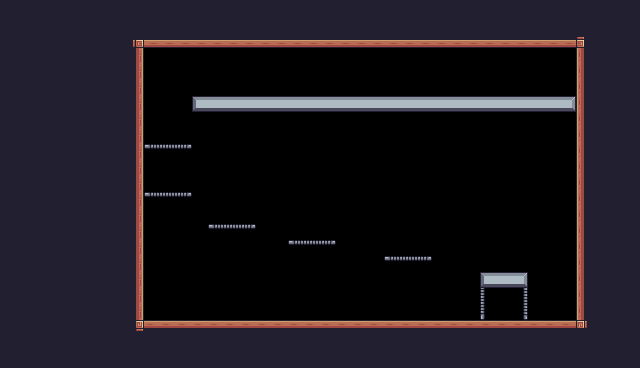

This is a level from a 2D game, rendered from its Tiled map with the project's own tilesets. A one-line summary and the complete map file follow:
An orthogonal 40x23 tile map with 16x16 px tiles, 2 tile layers (BACKground, Background) and 19 objects (6x Fruit, 5x Platform, Dumpster, Player).

<map version="1.10" tiledversion="1.10.2" orientation="orthogonal" renderorder="right-down" width="40" height="23" tilewidth="16" tileheight="16" infinite="0" nextlayerid="6" nextobjectid="56">
 <tileset firstgid="1" source="Pixel Adventure.tsx" />
 <layer id="5" name="BACKground" width="40" height="23">
  <data encoding="csv">
0,0,0,0,0,0,0,0,0,0,0,0,0,0,0,0,0,0,0,0,0,0,0,0,0,0,0,0,0,0,0,0,0,0,0,0,0,0,0,0,
0,0,0,0,0,0,0,0,0,0,0,0,0,0,0,0,0,0,0,0,0,0,0,0,0,0,0,0,0,0,0,0,0,0,0,0,0,0,0,0,
0,0,0,0,0,0,0,0,0,0,0,0,0,0,0,0,0,0,0,0,0,0,0,0,0,0,0,0,0,0,0,0,0,0,0,0,0,0,0,0,
0,0,0,0,0,0,0,0,0,0,0,0,0,0,0,0,0,0,0,0,0,0,0,0,0,0,0,0,0,0,0,0,0,0,0,0,0,0,0,0,
0,0,0,0,0,0,0,0,0,0,0,0,0,0,0,0,0,0,0,0,0,0,0,0,0,0,0,0,0,0,0,0,0,0,0,0,0,0,0,0,
0,0,0,0,0,0,0,0,0,0,0,0,0,0,0,0,0,0,0,0,0,0,0,0,0,0,0,0,0,0,0,0,0,0,0,0,0,0,0,0,
0,0,0,0,0,0,0,0,0,0,0,0,0,0,0,0,0,0,0,0,0,0,0,0,0,0,0,0,0,0,0,0,0,0,0,0,0,0,0,0,
0,0,0,0,0,0,0,0,0,0,0,0,0,0,0,0,0,0,0,0,0,0,0,0,0,0,0,0,0,0,0,0,0,0,0,0,0,0,0,0,
0,0,0,0,0,0,0,0,0,0,0,0,0,0,0,0,0,0,0,0,0,0,0,0,0,0,0,0,0,0,0,0,0,0,0,0,0,0,0,0,
0,0,0,0,0,0,0,0,0,0,0,0,0,0,0,0,0,0,0,0,0,0,0,0,0,0,0,0,0,0,0,0,0,0,0,0,0,0,0,0,
0,0,0,0,0,0,0,0,0,0,0,0,0,0,0,0,0,0,0,0,0,0,0,0,0,0,0,0,0,0,0,0,0,0,0,0,0,0,0,0,
0,0,0,0,0,0,0,0,0,0,0,0,0,0,0,0,0,0,0,0,0,0,0,0,0,0,0,0,0,0,0,0,0,0,0,0,0,0,0,0,
0,0,0,0,0,0,0,0,0,0,0,0,0,0,0,0,0,0,0,0,0,0,0,0,0,0,0,0,0,0,0,0,0,0,0,0,0,0,0,0,
0,0,0,0,0,0,0,0,0,0,0,0,0,0,0,0,0,0,0,0,0,0,0,0,0,0,0,0,0,0,0,0,0,0,0,0,0,0,0,0,
0,0,0,0,0,0,0,0,0,0,0,0,0,0,0,0,0,0,0,0,0,0,0,0,0,0,0,0,0,0,0,0,0,0,0,0,0,0,0,0,
0,0,0,0,0,0,0,0,0,0,0,0,0,0,0,0,0,0,0,0,0,0,0,0,0,0,0,0,0,0,0,0,0,0,0,0,0,0,0,0,
0,0,0,0,0,0,0,0,0,0,0,0,0,0,0,0,0,0,0,0,0,0,0,0,0,0,0,0,0,0,0,0,0,0,0,0,0,0,0,0,
0,0,0,0,0,0,0,0,0,0,0,0,0,0,0,0,0,0,0,0,0,0,0,0,0,0,0,0,0,0,0,0,0,0,0,0,0,0,0,0,
0,0,0,0,0,0,0,0,0,0,0,0,0,0,0,0,0,0,0,0,0,0,0,0,0,0,0,0,0,0,0,0,0,0,0,0,0,0,0,0,
0,0,0,0,0,0,0,0,0,0,0,0,0,0,0,0,0,0,0,0,0,0,0,0,0,0,0,0,0,0,0,0,0,0,0,0,0,0,0,0,
0,0,0,0,0,0,0,0,0,0,0,0,0,0,0,0,0,0,0,0,0,0,0,0,0,0,0,0,0,0,0,0,0,0,0,0,0,0,0,0,
0,0,0,0,0,0,0,0,0,0,0,0,0,0,0,0,0,0,0,0,0,0,0,0,0,0,0,0,0,0,0,0,0,0,0,0,0,0,0,0,
0,0,0,0,0,0,0,0,0,0,0,0,0,0,0,0,0,0,0,0,0,0,0,0,0,0,0,0,0,0,0,0,0,0,0,0,0,0,0,0
</data>
 </layer>
 <layer id="1" name="Background" width="40" height="23">
  <properties>
   <property name="BackgroundColor" value="Blue" />
  </properties>
  <data encoding="csv">
24,24,24,24,24,24,24,24,24,24,24,24,24,24,24,24,24,24,24,24,24,24,24,24,24,24,24,24,24,24,24,24,24,24,24,24,24,24,24,24,
24,24,24,24,24,24,24,24,24,24,24,24,24,24,24,24,24,24,24,24,24,24,24,24,24,24,24,24,24,24,24,24,24,24,24,24,24,24,24,24,
24,24,24,24,24,24,24,24,92,134,134,134,134,134,134,134,134,134,134,134,134,134,134,134,134,134,134,134,134,134,134,134,134,134,134,134,93,24,24,24,
24,24,24,24,24,24,24,24,113,0,0,0,0,0,0,0,0,0,0,0,0,0,0,0,0,0,0,0,0,0,0,0,0,0,0,0,111,24,24,24,
24,24,24,24,24,24,24,24,113,0,0,0,0,0,0,0,0,0,0,0,0,0,0,0,0,0,0,0,0,0,0,0,0,0,0,0,111,24,24,24,
24,24,24,24,24,24,24,24,113,0,0,0,0,0,0,0,0,0,0,0,0,0,0,0,0,0,0,0,0,0,0,0,0,0,0,0,111,24,24,24,
24,24,24,24,24,24,24,24,113,0,0,0,101,102,102,102,102,102,102,102,102,102,102,102,102,102,102,102,102,102,102,102,102,102,102,103,111,24,24,24,
24,24,24,24,24,24,24,24,113,0,0,0,0,0,0,0,0,0,0,0,0,0,0,0,0,0,0,0,0,0,0,0,0,0,0,0,111,24,24,24,
24,24,24,24,24,24,24,24,113,0,0,0,0,0,0,0,0,0,0,0,0,0,0,0,0,0,0,0,0,0,0,0,0,0,0,0,111,24,24,24,
24,24,24,24,24,24,24,24,113,62,63,64,0,0,0,0,0,0,0,0,0,0,0,0,0,0,0,0,0,0,0,0,0,0,0,0,111,24,24,24,
24,24,24,24,24,24,24,24,113,0,0,0,0,0,0,0,0,0,0,0,0,0,0,0,0,0,0,0,0,0,0,0,0,0,0,0,111,24,24,24,
24,24,24,24,24,24,24,24,113,0,0,0,0,0,0,0,0,0,0,0,0,0,0,0,0,0,0,0,0,0,0,0,0,0,0,0,111,24,24,24,
24,24,24,24,24,24,24,24,113,62,63,64,0,0,0,0,0,0,0,0,0,0,0,0,0,0,0,0,0,0,0,0,0,0,0,0,111,24,24,24,
24,24,24,24,24,24,24,24,113,0,0,0,0,0,0,0,0,0,0,0,0,0,0,0,0,0,0,0,0,0,0,0,0,0,0,0,111,24,24,24,
24,24,24,24,24,24,24,24,113,0,0,0,0,62,63,64,0,0,0,0,0,0,0,0,0,0,0,0,0,0,0,0,0,0,0,0,111,24,24,24,
24,24,24,24,24,24,24,24,113,0,0,0,0,0,0,0,0,0,62,63,64,0,0,0,0,0,0,0,0,0,0,0,0,0,0,0,111,24,24,24,
24,24,24,24,24,24,24,24,113,0,0,0,0,0,0,0,0,0,0,0,0,0,0,0,62,63,64,0,0,0,0,0,0,0,0,0,111,24,24,24,
24,24,24,24,24,24,24,24,113,0,0,0,0,0,0,0,0,0,0,0,0,0,0,0,0,0,0,0,0,0,101,102,103,0,0,0,111,24,24,24,
24,24,24,24,24,24,24,24,113,0,0,0,0,0,0,0,0,0,0,0,0,0,0,0,0,0,0,0,0,0,1610612799,0,2684354623,0,0,0,111,24,24,24,
24,24,24,24,24,24,24,24,113,0,0,0,0,0,0,0,0,0,0,0,0,0,0,0,0,0,0,0,0,0,1610612798,0,2684354624,0,0,0,111,24,24,24,
24,24,24,24,24,24,24,24,114,90,90,90,90,90,90,90,90,90,90,90,90,90,90,90,90,90,90,90,90,90,90,90,90,90,90,90,115,24,24,24,
24,24,24,24,24,24,24,24,24,24,24,24,24,24,24,24,24,24,24,24,24,24,24,24,24,24,24,24,24,24,24,24,24,24,24,24,24,24,24,24,
24,24,24,24,24,24,24,24,24,24,24,24,24,24,24,24,24,24,24,24,24,24,24,24,24,24,24,24,24,24,24,24,24,24,24,24,24,24,24,24
</data>
 </layer>
 <objectgroup id="3" name="Collisions">
  <object id="11" x="112" y="16" width="32" height="336" />
  <object id="12" x="128" y="320.667" width="464" height="31.333" />
  <object id="14" x="576" y="16" width="32" height="336" />
  <object id="15" x="134" y="16" width="454" height="31" />
  <object id="46" type="Platform" x="144" y="144" width="48" height="16" />
  <object id="47" type="Platform" x="144" y="192" width="48" height="16" />
  <object id="48" type="Platform" x="208" y="224" width="48" height="16" />
  <object id="49" type="Platform" x="288" y="240" width="48" height="16" />
  <object id="50" type="Platform" x="384" y="256" width="48" height="16" />
  <object id="51" x="480" y="272" width="48" height="16">
   <properties>
    <property name="BackgroundColor" value="Grey" />
   </properties>
  </object>
  <object id="52" x="192" y="96" width="384" height="16">
   <properties>
    <property name="BackgroundColor" value="Grey" />
   </properties>
  </object>
 </objectgroup>
 <objectgroup id="2" name="Spawnpoints">
  <object id="38" name="Dumpster" type="Dumpster" x="144" y="288" width="32" height="32" />
  <object id="39" name="SodaCup" type="Fruit" x="528" y="64" width="32" height="32" />
  <object id="40" name="SodaCup" type="Fruit" x="240" y="288" width="32" height="32" />
  <object id="41" name="TrashBag" type="Fruit" x="336" y="288" width="32" height="32" />
  <object id="42" name="TrashBag" type="Fruit" x="368" y="64" width="32" height="32" />
  <object id="43" name="TrashBag" type="Fruit" x="288" y="208" width="32" height="32" />
  <object id="44" name="SodaCup" type="Fruit" x="224" y="192" width="32" height="32" />
  <object id="45" name="Player" type="Player" x="544" y="288" width="31.6667" height="31.3333" />
 </objectgroup>
</map>
